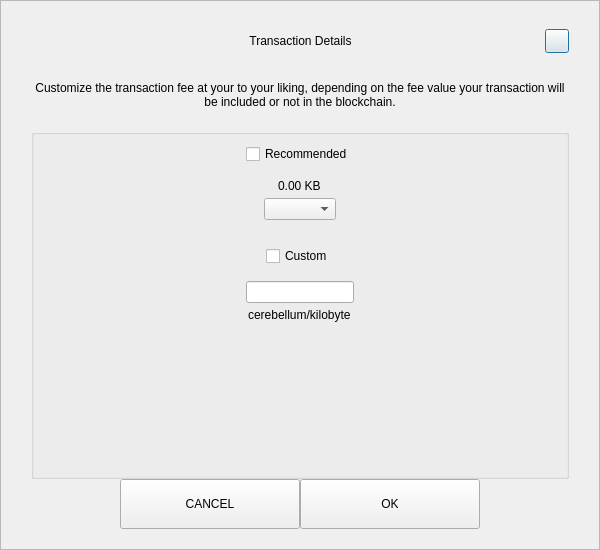
<?xml version="1.0" encoding="UTF-8"?>
<ui version="4.0">
 <class>SendCustomFeeDialog</class>
 <widget class="QDialog" name="SendCustomFeeDialog">
  <property name="geometry">
   <rect>
    <x>0</x>
    <y>0</y>
    <width>600</width>
    <height>550</height>
   </rect>
  </property>
  <property name="windowTitle">
   <string>Form</string>
  </property>
  <layout class="QVBoxLayout" name="verticalLayout_3">
   <property name="spacing">
    <number>0</number>
   </property>
   <property name="leftMargin">
    <number>0</number>
   </property>
   <property name="topMargin">
    <number>0</number>
   </property>
   <property name="rightMargin">
    <number>0</number>
   </property>
   <property name="bottomMargin">
    <number>0</number>
   </property>
   <item>
    <widget class="QFrame" name="frame">
     <property name="styleSheet">
      <string notr="true"/>
     </property>
     <property name="frameShape">
      <enum>QFrame::StyledPanel</enum>
     </property>
     <property name="frameShadow">
      <enum>QFrame::Raised</enum>
     </property>
     <layout class="QVBoxLayout" name="verticalLayout_2">
      <property name="spacing">
       <number>0</number>
      </property>
      <property name="leftMargin">
       <number>30</number>
      </property>
      <property name="topMargin">
       <number>20</number>
      </property>
      <property name="rightMargin">
       <number>30</number>
      </property>
      <property name="bottomMargin">
       <number>20</number>
      </property>
      <item>
       <layout class="QHBoxLayout" name="horizontalLayout_3">
        <property name="spacing">
         <number>0</number>
        </property>
        <item>
         <spacer name="horizontalSpacer_21">
          <property name="orientation">
           <enum>Qt::Horizontal</enum>
          </property>
          <property name="sizeHint" stdset="0">
           <size>
            <width>40</width>
            <height>20</height>
           </size>
          </property>
         </spacer>
        </item>
        <item>
         <widget class="QLabel" name="labelTitle">
          <property name="minimumSize">
           <size>
            <width>0</width>
            <height>40</height>
           </size>
          </property>
          <property name="maximumSize">
           <size>
            <width>16777215</width>
            <height>40</height>
           </size>
          </property>
          <property name="styleSheet">
           <string notr="true">padding-left:24px;</string>
          </property>
          <property name="text">
           <string>Transaction Details</string>
          </property>
          <property name="alignment">
           <set>Qt::AlignCenter</set>
          </property>
          <property name="margin">
           <number>7</number>
          </property>
         </widget>
        </item>
        <item>
         <spacer name="horizontalSpacer">
          <property name="orientation">
           <enum>Qt::Horizontal</enum>
          </property>
          <property name="sizeHint" stdset="0">
           <size>
            <width>40</width>
            <height>20</height>
           </size>
          </property>
         </spacer>
        </item>
        <item>
         <widget class="QPushButton" name="btnEsc">
          <property name="minimumSize">
           <size>
            <width>24</width>
            <height>24</height>
           </size>
          </property>
          <property name="maximumSize">
           <size>
            <width>24</width>
            <height>24</height>
           </size>
          </property>
          <property name="text">
           <string/>
          </property>
         </widget>
        </item>
       </layout>
      </item>
      <item>
       <spacer name="verticalSpacer_2">
        <property name="orientation">
         <enum>Qt::Vertical</enum>
        </property>
        <property name="sizeType">
         <enum>QSizePolicy::Fixed</enum>
        </property>
        <property name="sizeHint" stdset="0">
         <size>
          <width>20</width>
          <height>20</height>
         </size>
        </property>
       </spacer>
      </item>
      <item>
       <widget class="QLabel" name="labelMessage">
        <property name="text">
         <string>Customize the transaction fee at your to your liking, depending on the fee value your transaction will be included or not in the blockchain.</string>
        </property>
        <property name="alignment">
         <set>Qt::AlignCenter</set>
        </property>
        <property name="wordWrap">
         <bool>true</bool>
        </property>
       </widget>
      </item>
      <item>
       <spacer name="verticalSpacer_3">
        <property name="orientation">
         <enum>Qt::Vertical</enum>
        </property>
        <property name="sizeType">
         <enum>QSizePolicy::Fixed</enum>
        </property>
        <property name="sizeHint" stdset="0">
         <size>
          <width>20</width>
          <height>20</height>
         </size>
        </property>
       </spacer>
      </item>
      <item>
       <widget class="QGroupBox" name="groupBox">
        <property name="title">
         <string/>
        </property>
        <layout class="QVBoxLayout" name="verticalLayout">
         <property name="leftMargin">
          <number>12</number>
         </property>
         <property name="rightMargin">
          <number>12</number>
         </property>
         <item>
          <layout class="QVBoxLayout" name="verticalLayout_4">
           <property name="spacing">
            <number>5</number>
           </property>
           <item alignment="Qt::AlignHCenter">
            <widget class="QCheckBox" name="checkBoxRecommended">
             <property name="text">
              <string>Recommended</string>
             </property>
            </widget>
           </item>
           <item>
            <spacer name="verticalSpacer_5">
             <property name="orientation">
              <enum>Qt::Vertical</enum>
             </property>
             <property name="sizeType">
              <enum>QSizePolicy::Fixed</enum>
             </property>
             <property name="sizeHint" stdset="0">
              <size>
               <width>20</width>
               <height>10</height>
              </size>
             </property>
            </spacer>
           </item>
           <item alignment="Qt::AlignHCenter">
            <widget class="QLabel" name="labelFee">
             <property name="text">
              <string>0.00 KB</string>
             </property>
            </widget>
           </item>
           <item alignment="Qt::AlignHCenter">
            <widget class="QComboBox" name="comboBoxRecommended"/>
           </item>
          </layout>
         </item>
         <item>
          <spacer name="verticalSpacer">
           <property name="orientation">
            <enum>Qt::Vertical</enum>
           </property>
           <property name="sizeType">
            <enum>QSizePolicy::Fixed</enum>
           </property>
           <property name="sizeHint" stdset="0">
            <size>
             <width>20</width>
             <height>20</height>
            </size>
           </property>
          </spacer>
         </item>
         <item>
          <layout class="QVBoxLayout" name="verticalLayout_5">
           <property name="spacing">
            <number>5</number>
           </property>
           <item alignment="Qt::AlignHCenter">
            <widget class="QCheckBox" name="checkBoxCustom">
             <property name="text">
              <string>Custom</string>
             </property>
            </widget>
           </item>
           <item>
            <spacer name="verticalSpacer_6">
             <property name="orientation">
              <enum>Qt::Vertical</enum>
             </property>
             <property name="sizeType">
              <enum>QSizePolicy::Fixed</enum>
             </property>
             <property name="sizeHint" stdset="0">
              <size>
               <width>20</width>
               <height>10</height>
              </size>
             </property>
            </spacer>
           </item>
           <item alignment="Qt::AlignHCenter">
            <widget class="QLineEdit" name="lineEditCustomFee"/>
           </item>
           <item alignment="Qt::AlignHCenter">
            <widget class="QLabel" name="labelCustomFee">
             <property name="text">
              <string>cerebellum/kilobyte</string>
             </property>
            </widget>
           </item>
          </layout>
         </item>
         <item>
          <spacer name="verticalSpacer_4">
           <property name="orientation">
            <enum>Qt::Vertical</enum>
           </property>
           <property name="sizeHint" stdset="0">
            <size>
             <width>20</width>
             <height>40</height>
            </size>
           </property>
          </spacer>
         </item>
        </layout>
       </widget>
      </item>
      <item>
       <layout class="QHBoxLayout" name="horizontalLayout" stretch="1,2,2,1">
        <item>
         <spacer name="horizontalSpacer1">
          <property name="orientation">
           <enum>Qt::Horizontal</enum>
          </property>
          <property name="sizeHint" stdset="0">
           <size>
            <width>40</width>
            <height>20</height>
           </size>
          </property>
         </spacer>
        </item>
        <item>
         <widget class="QPushButton" name="btnCancel">
          <property name="minimumSize">
           <size>
            <width>180</width>
            <height>50</height>
           </size>
          </property>
          <property name="focusPolicy">
           <enum>Qt::NoFocus</enum>
          </property>
          <property name="text">
           <string>CANCEL</string>
          </property>
         </widget>
        </item>
        <item>
         <widget class="QPushButton" name="btnSave">
          <property name="minimumSize">
           <size>
            <width>180</width>
            <height>50</height>
           </size>
          </property>
          <property name="focusPolicy">
           <enum>Qt::NoFocus</enum>
          </property>
          <property name="text">
           <string>OK</string>
          </property>
         </widget>
        </item>
        <item>
         <spacer name="horizontalSpacer_2">
          <property name="orientation">
           <enum>Qt::Horizontal</enum>
          </property>
          <property name="sizeHint" stdset="0">
           <size>
            <width>40</width>
            <height>20</height>
           </size>
          </property>
         </spacer>
        </item>
       </layout>
      </item>
     </layout>
    </widget>
   </item>
  </layout>
 </widget>
 <resources/>
 <connections/>
</ui>
